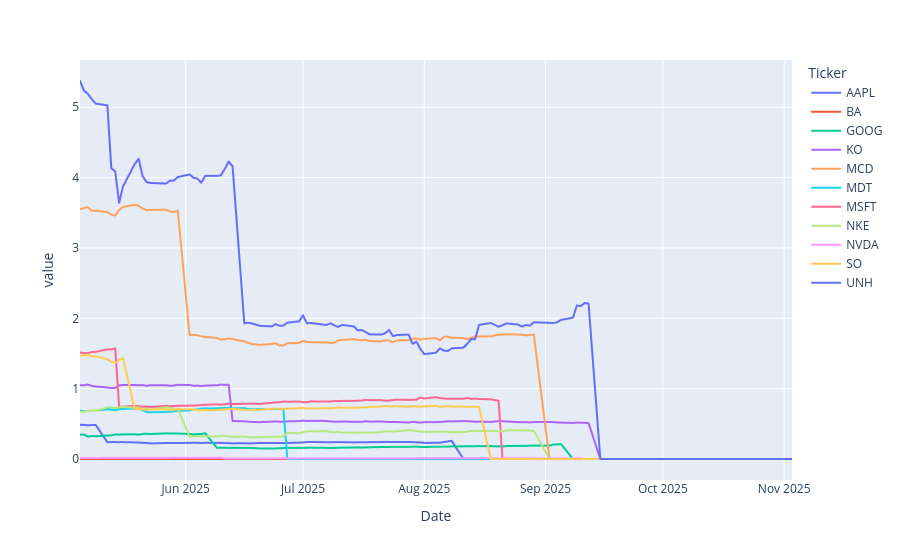

Notebook code for this chart:
### Code cell
#Wanted to see how drastic the different in the adjusted and actual close price is
df = test.data[('Close',)]-test.data[('Adj Close',)]
fig = px.line(df, x = df.index, y = df.columns)
fig.show()
